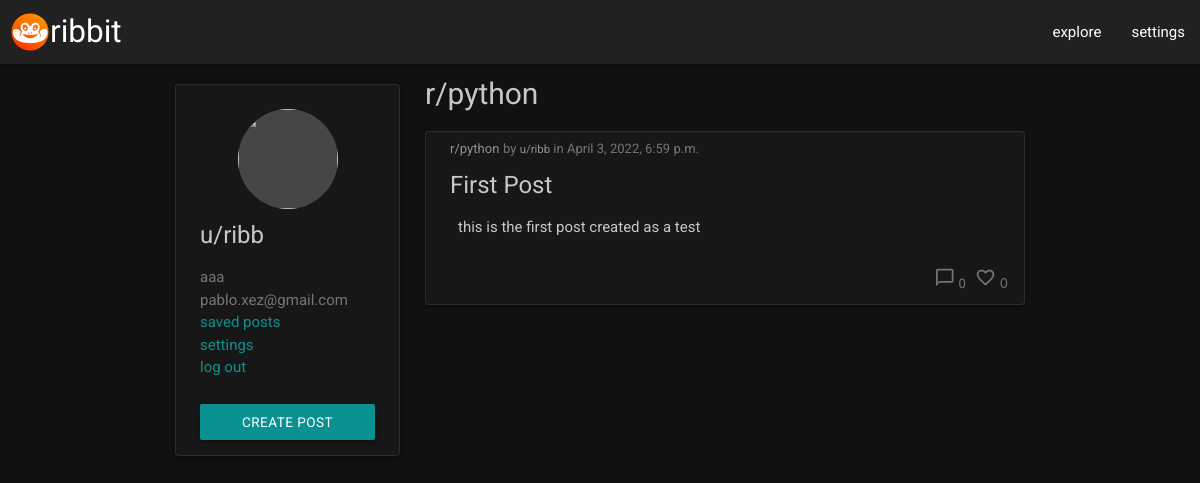
Before: /r/python (signed in) with the older database file.
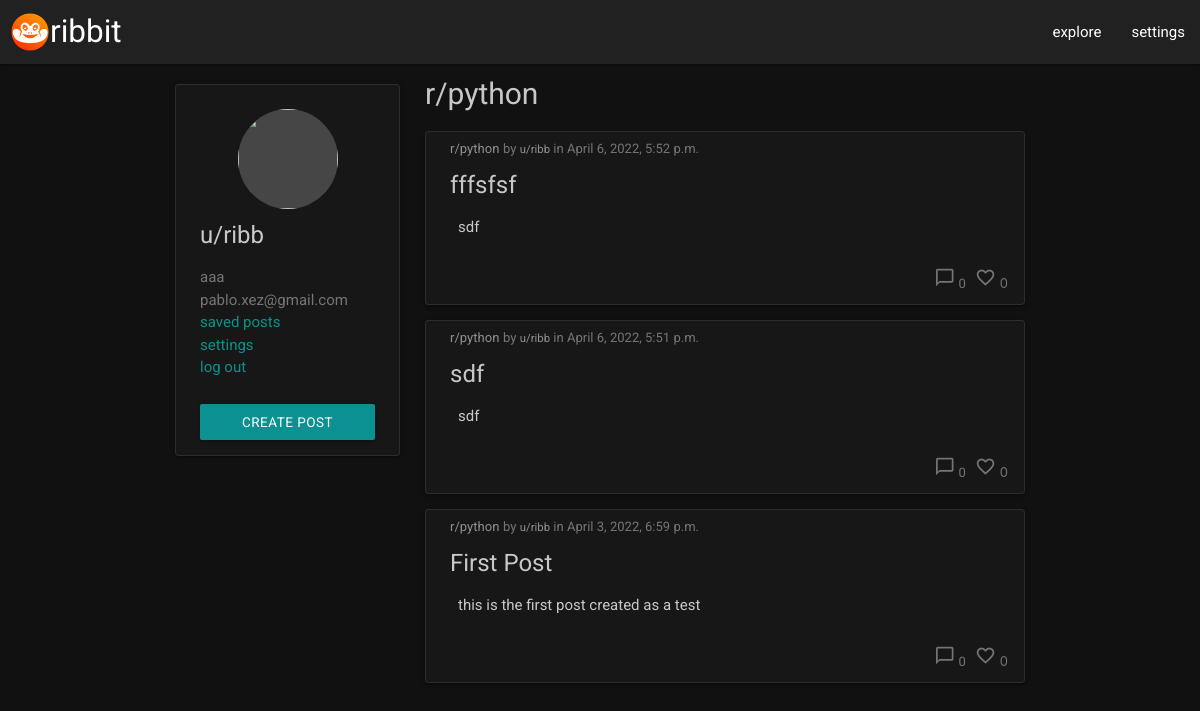
After: the same page with the newer database file.
### wall/models.py (models this page shows, shortened)
class Profile(models.Model):
    user = models.OneToOneField(User, null=False, on_delete=models.CASCADE)
    name = models.CharField(max_length=12, unique=False)
    dark_mode = models.BooleanField()
    profile_picture = CloudinaryField(
        'profile_pic',
        default='static/images/ribbit-logo.png'
    )
    favorite_categories = models.ManyToManyField(
        Category, related_name='favorite_categories',
        blank=True
    )
    saved_posts = models.ManyToManyField(
        Post,
        related_name='favorite_categories',
        blank=True
    )

class Category(models.Model):
    name = models.CharField(max_length=12, unique=True)
    class Meta:
        verbose_name_plural = "categories"
    def __str__(self):
        return str(self.name)

class Post(models.Model):
    title = models.CharField(max_length=100, unique=True)
    slug = models.SlugField(max_length=100, unique=True)
    content = models.TextField()
    featured_image = CloudinaryField('image', default='placeholder')
    excerpt = models.TextField(blank=True)
    category = models.ForeignKey(Category, on_delete=models.CASCADE)
    author = models.ForeignKey(
        User, on_delete=models.CASCADE, related_name="posts")
    date_created = models.DateTimeField(auto_now_add=True)
    date_modified = models.DateTimeField(auto_now=True)
    likes = models.ManyToManyField(User, related_name='post_likes', blank=True)
    class Meta:
        ordering = ['-date_created']

### wall/views.py (the view)
# urls.py: path('r/<category>', views.CategoryView.as_view(), name='category_view'),
class CategoryView(View):
    def get(self, request, category, *args, **kwargs):
        queryset = Category.objects.all()
        category = get_object_or_404(queryset, name=category)
        posts = Post.objects.filter(category=category)
        return render(
            request,
            'wall/category_wall.html',
            {
                'category': category,
                'posts': posts,
            },
        )

### templates/wall/category_wall.html (shortened to what this page needs)
{% extends "wall/base.html" %}
{% block content %}
    <div class="flex-container">
        <div class="side-content">
            {% include 'wall/modules/user_module.html' %}
        </div>
        <div class="feed-content">
            <h2 id="page-title">r/{{ category.name }}</h2>
            {% if posts.count == 0 %}
            <div class="card">
                <div class="card-content white-text padding-bottom-small">
                    <p>No posts here, be the first!</p>
                </div>
            </div>
            {% else %}
                {% for post in posts %}
                    {% include "wall/modules/post_module.html" with post=post%}
                {% endfor %}
            {% endif %}
        </div>
    </div>
{% endblock %}

### templates/wall/base.html (shortened to what this page needs)
{% load static %}
<!DOCTYPE html>
<html lang="en">
<head>
    <link rel="stylesheet" href="https://cdnjs.cloudflare.com/ajax/libs/materialize/1.0.0/css/materialize.min.css">
    <link rel="stylesheet" href="{% static 'css/style.css' %}">
</head>
<body class="dark">
    <nav>
        <div class="nav-wrapper grey darken-4">
            <a alt="go back to home" href="{% url 'home' %}" class="brand-logo">
                <div class="row">
                    <div class="col p0">
                        <img id="logo" alt="ribbit logo" src="{% static 'images/ribbit-logo.png' %}">
                    </div>
                    <div class="col p0">
                        ribbit
                    </div>
                </div>
            </a>
            <ul id="nav-mobile" class="right hide-on-med-and-down">
                <li><a href="{% url 'coming_soon' 'Explore' %}" alt="go to explore page">explore</a></li>
                <li><a href="{% url 'edit_profile' %}" alt="go to settings page">settings</a></li>
          </ul>
        </div>
    </nav>
    <section id="main">
        {% block content %}{% endblock content %}
    </section>
</body>
</html>

### templates/wall/modules/user_module.html
<div id="account-widget" class="card">
    <div class="card-content padding-bottom-small">
        {% if user.is_authenticated %}
        <div id="profile-pic-container">
            <img id="profile-pic" src="{{ request.user.profile.profile_picture.url }}">
        </div>
        <span id="username" class="card-title">u/{{user.username}}</span>
        <ul id="account-widget-list" class="secondary-text">
            <li>{{user.profile.name}}</li>
            <li>{{user.email}}</li>
            <li><a href="{% url 'coming_soon' 'Saved posts' %}">saved posts</a></li>
            <li><a href="{% url 'edit_profile' %}">settings</a></li>
            <li><a href="{% url 'account_logout' %}">log out</a></li>
        </ul>
        <a class="btn btn-accent centered" href="{% url 'new_post' %}">create post</a>
        {% else %}
        <span class="card-title">not logged in</span>
        <ul id="account-widget">
            <li><a href="{% url 'account_login' %}">log in</a></li>
            <li><a href="{% url 'account_signup' %}">register</a></li>
        </ul>
        {% endif %}
    </div>
</div>

### templates/wall/modules/post_module.html
<div class="card">
    <div class="card-content white-text padding-vertical-small">
        <div class="category-label">
            <a href="{% url 'category_view' post.category %}" class="floaty-anchor"  alt="go to category page">r/{{ post.category }}</a>
            <a href="{% url 'post_view' post.slug %}" class="full-anchor" alt="view full post"></a>
            <span class="secondary-text small">by
                <a href="{% url 'coming_soon' 'User Profiles' %}" class="floaty-anchor" alt="go to coming soon page">u/{{ post.author }}</a> in
                {{ post.date_created }}</span>
        </div>
        <span class="card-title">{{ post.title }}</span>
        <div class="mask-content">
            <a href="{% url 'post_view' post.slug %}" class="full-anchor" alt="view full page"></a>
            <p>{{ post.content }}</p>
        </div>
        {% if user.is_authenticated %}
        <div class="comments-likes">
            <a href="{% url 'post_view' post.slug %}" class="floaty-anchor">
                <i class="small material-icons">chat_bubble_outline</i>
            </a>
            <span class="secondary-text">{{ post.comments.count }}</span>
            {% include "wall/modules/like_button.html" %}
        </div>
        {% endif %}
    </div>
</div>

### templates/wall/modules/like_button.html (shortened to what this page needs)
<form style="display:inline;" action="{% url 'post_like' post.slug %}" method="POST">
    <button type="submit" class="btn-trans floaty-anchor">
        <i class="small material-icons">
        </i>
        <span class="secondary-text">{{ post.likes.count }}</span>
    </button>
</form>

### static/css/style.css (style rules this page uses)
:root { --border-gray: #ffffff18; --transparent-gray: #1a1a1bcc; --hover-line-color: #ffffff44; --anchor-color: #00fff387; --accent-color-primary: #00fdff87; --accent-color-secondary: #2bbbad; --font-color-darkmode-primary: #dbdbdbe7; --font-color-darkmode-secondary: #757575; }
body { color: var(--font-color-darkmode-primary); font-family: Roboto, sans-serif; }
a { color: var(--anchor-color); }
i.small { font-size: 1.4rem; }
.material-icons { color: var(--font-color-darkmode-secondary) }
.centered { margin: 25px auto 0px auto; display: flex; justify-content: center; align-items: center; }
.secondary-text { color: var(--font-color-darkmode-secondary); }
.small { font-size: 0.87em; }
.dark { background-color:#111111; }
.p0 { padding:0px !important; }
.floaty-anchor { position: relative; z-index: 1; }
.full-anchor { position: absolute; top:0; left:0; width: 100%; height: 100%; z-index: 0; }
.category-label a { font-size: 0.87em; color: rgba(255, 255, 255, 0.521); }
.padding-bottom-small { padding-bottom: 15px !important; }
.padding-vertical-small { padding: 5px 10px 10px 24px !important; }
.flex-container { box-sizing: border-box; display: -ms-flexbox; display: flex; -ms-flex-direction: row; -ms-flex-pack: center; justify-content: center; margin: 0 auto; max-width: 1248px; flex-wrap: nowrap; flex-direction: row; }
#logo { width: 40px; margin-top: 12px; margin-left:10px; }
#page-title { margin-top: 0px; font-size: 2em; }
.side-content { min-width: 250px; padding: 12.5px 5px 0px 20px; z-index:0; }
.feed-content { width: 640px; padding: 12.5px 20px 0px 20px; }
.btn-trans { background-color: transparent; border: none; cursor: pointer; }
.btn-accent { font-size:0.9em; background-color: var(--accent-color-primary) }
.card { border: 1px solid var(--border-gray); background-color: var(--transparent-gray); border-radius: 4px; }
.card p { color: var(--font-color-darkmode-primary); line-height: 1.8em; }
.card-content p { margin: 0; overflow: hidden; padding-right: 10px; }
.mask-content { -webkit-mask-image: linear-gradient(180deg,rgb(0, 0, 0) 50%, transparent); mask-image: linear-gradient(180deg,#000 100%,transparent); padding: 5px 8px 10px; max-height: 100px; overflow: hidden; z-index: 0; }
.card-title { font-weight: 400 !important; color: var(--font-color-darkmode-primary); margin: 10px 0px 0px 0px; }
.comments-likes { text-align: right; margin: 15px 0px 0px 0px; font-size: 0.87em; }
.comments-likes span { color: var(--font-color-darkmode-secondary); }
#profile-pic-container { height:100px; width: 100px; background-color: rgb(70, 70, 70); border-radius: 50%; margin: 0px auto 10px auto; overflow: hidden; }
#profile-pic { height: 100px; width: 100px; }

Changed rows visible on the page:
added Post: category "python", author "ribb", date_created "April 6, 2022, 5:52 p.m.", title "fffsfsf", content "sdf", comments.count "0", likes.count "0"
added Post: category "python", author "ribb", date_created "April 6, 2022, 5:51 p.m.", title "sdf", content "sdf", comments.count "0", likes.count "0"
